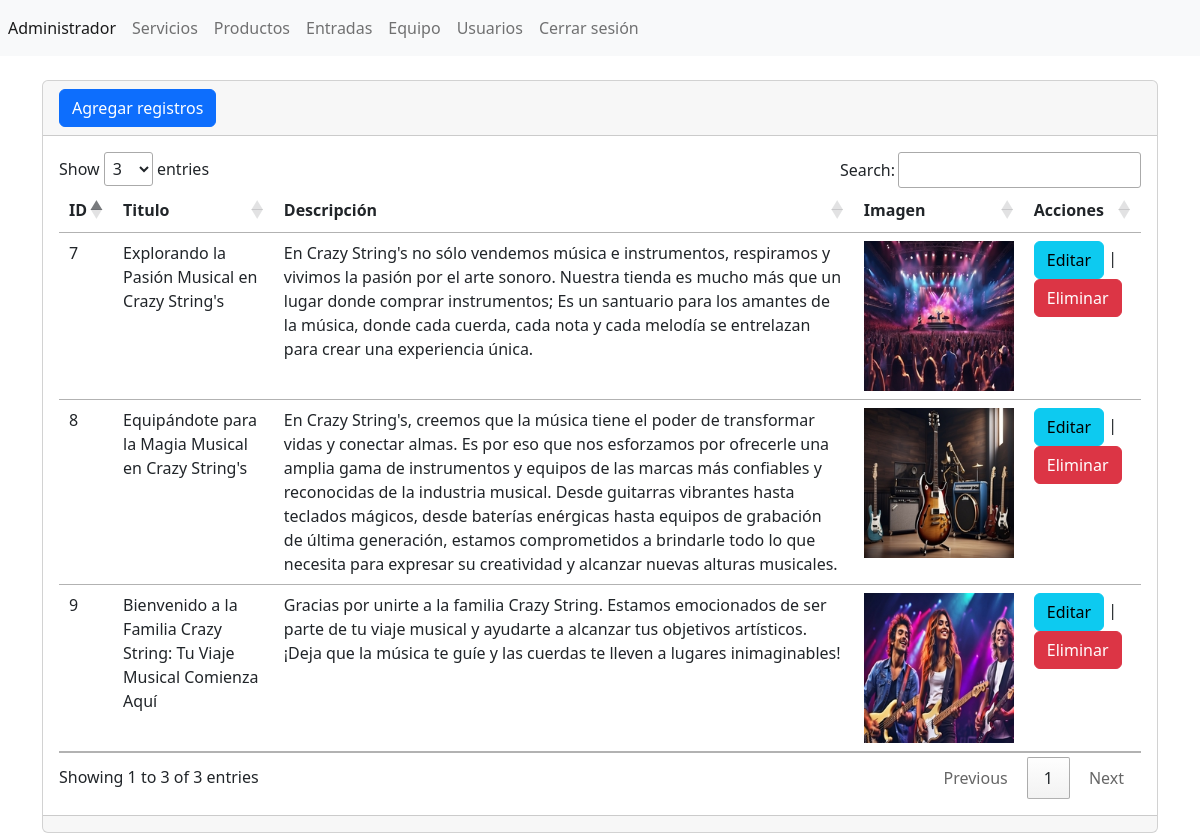
The app's page /admin/secciones/entradas/index.php (signed in) with its own data.
### tables this page shows
CREATE TABLE `entradas` (
  `ID` int(11) NOT NULL,
  `titulo` varchar(255) NOT NULL,
  `descripcion` varchar(600) NOT NULL,
  `imagen` varchar(255) NOT NULL
);

### admin/secciones/entradas/index.php (the view, shortened to what this page needs)
<?php
include("../../bd.php");
$sentencia=$conexion->prepare("SELECT * FROM `entradas`");
$sentencia->execute();
$lista_entradas=$sentencia->fetchAll(PDO::FETCH_ASSOC);
include("../../templates/header.php");
?>
<div class="card">
    <div class="card-header">
    <a name="" id="" class="btn btn-primary" href="crear.php" role="button">Agregar registros</a>
    </div>
    <div class="card-body">
    <div class="table-responsive-sm">
        <table class="table">
            <thead>
                <tr>
                    <th scope="col">ID</th>
                    <th scope="col">Titulo</th>
                    <th scope="col">Descripción</th>
                    <th scope="col">Imagen</th>
                    <th scope="col">Acciones</th>
                </tr>
            </thead>
            <tbody>
                <?php
                foreach($lista_entradas as $registros){
                ?>
                <tr class="">
                    <td><?php echo $registros['ID']; ?></td>
                    <td><?php echo $registros['titulo']; ?></td>
                    <td><?php echo $registros['descripcion']; ?></td>
                    <td>
                    <img width="150" src="../../../assets/img/about/<?php echo $registros['imagen']; ?>">
                    </td>
                    <td>
                        <a name="" id="" class="btn btn-info" href="editar.php?txtID=<?php echo $registros['ID']; ?>" role="button">Editar</a>
                        |
                        <a name="" id="" class="btn btn-danger" href="index.php?txtID=<?php echo $registros['ID']; ?>" role="button">Eliminar</a>
                    </td>
                </tr>
                <?php
                    }
                ?>
            </tbody>
        </table>
    </div>
    </div>
    <div class="card-footer text-muted">
    </div>
</div>
<?php
include("../../templates/footer.php");
?>

### records on screen
entradas: ID "7", titulo "Explorando la Pasión Musical en Crazy String's", descripcion "En Crazy String's no sólo vendemos música e instrumentos, respiramos y vivimos la pasión por el arte sonoro. Nuestra tienda es mucho más que un lugar donde comprar instrumentos; Es un santuario para los amantes de la música, donde cada cuerda, cada nota y cada melodía se entrelazan para crear una experiencia única.", imagen (picture)
entradas: ID "8", titulo "Equipándote para la Magia Musical en Crazy String's", descripcion "En Crazy String's, creemos que la música tiene el poder de transformar vidas y conectar almas. Es por eso que nos esforzamos por ofrecerle una amplia gama de instrumentos y equipos de las marcas más confiables y reconocidas de la industria musical. Desde guitarras vibrantes hasta teclados mágicos, desde baterías enérgicas hasta equipos de grabación de última generación, estamos comprometidos a brindarle todo lo que necesita para expresar su creatividad y alcanzar nuevas alturas musicales.", imagen (picture)
entradas: ID "9", titulo "Bienvenido a la Familia Crazy String: Tu Viaje Musical Comienza Aquí", descripcion "Gracias por unirte a la familia Crazy String. Estamos emocionados de ser parte de tu viaje musical y ayudarte a alcanzar tus objetivos artísticos. ¡Deja que la música te guíe y las cuerdas te lleven a lugares inimaginables!", imagen (picture)
